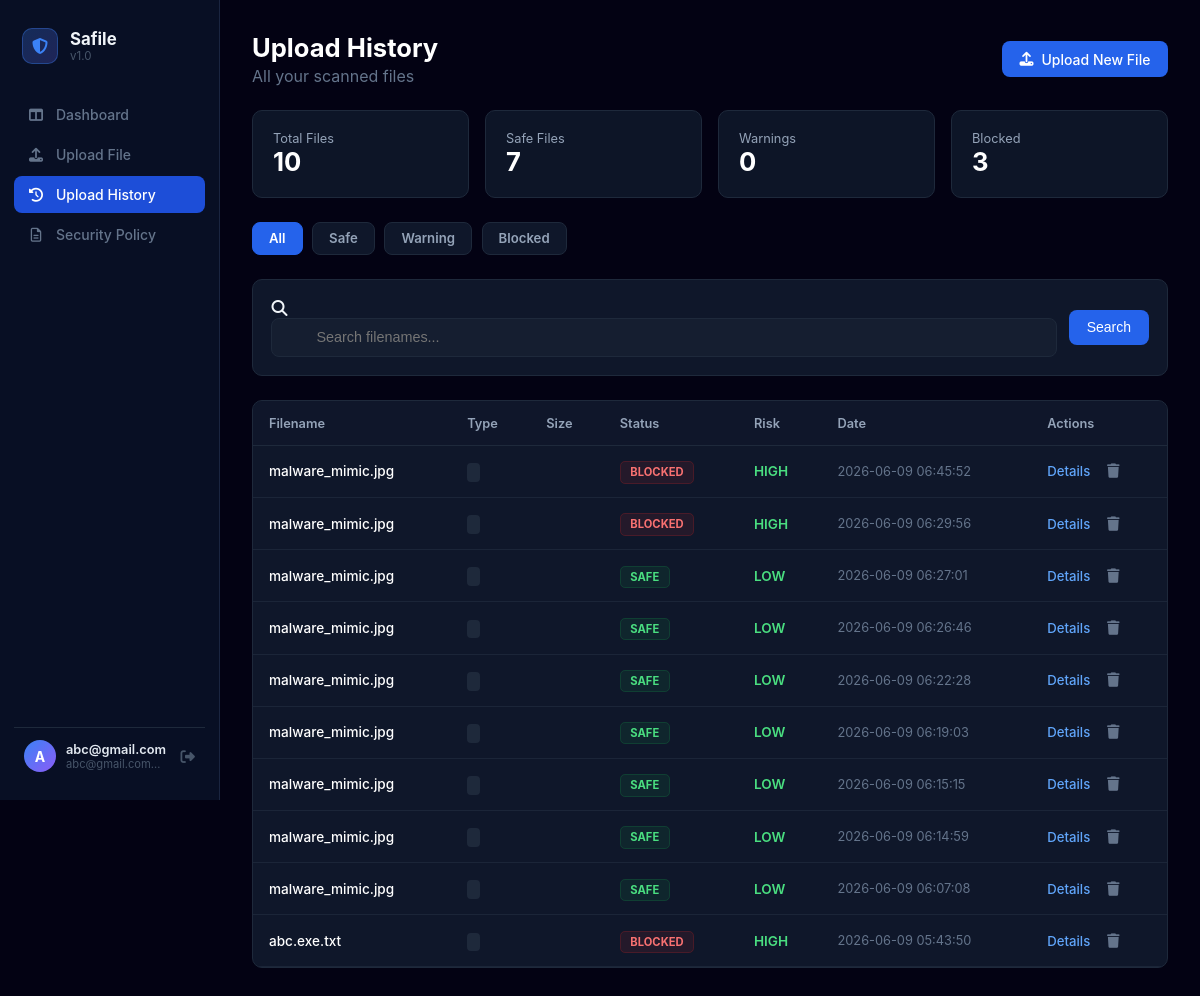
Page /history (signed in) on the earlier database version.
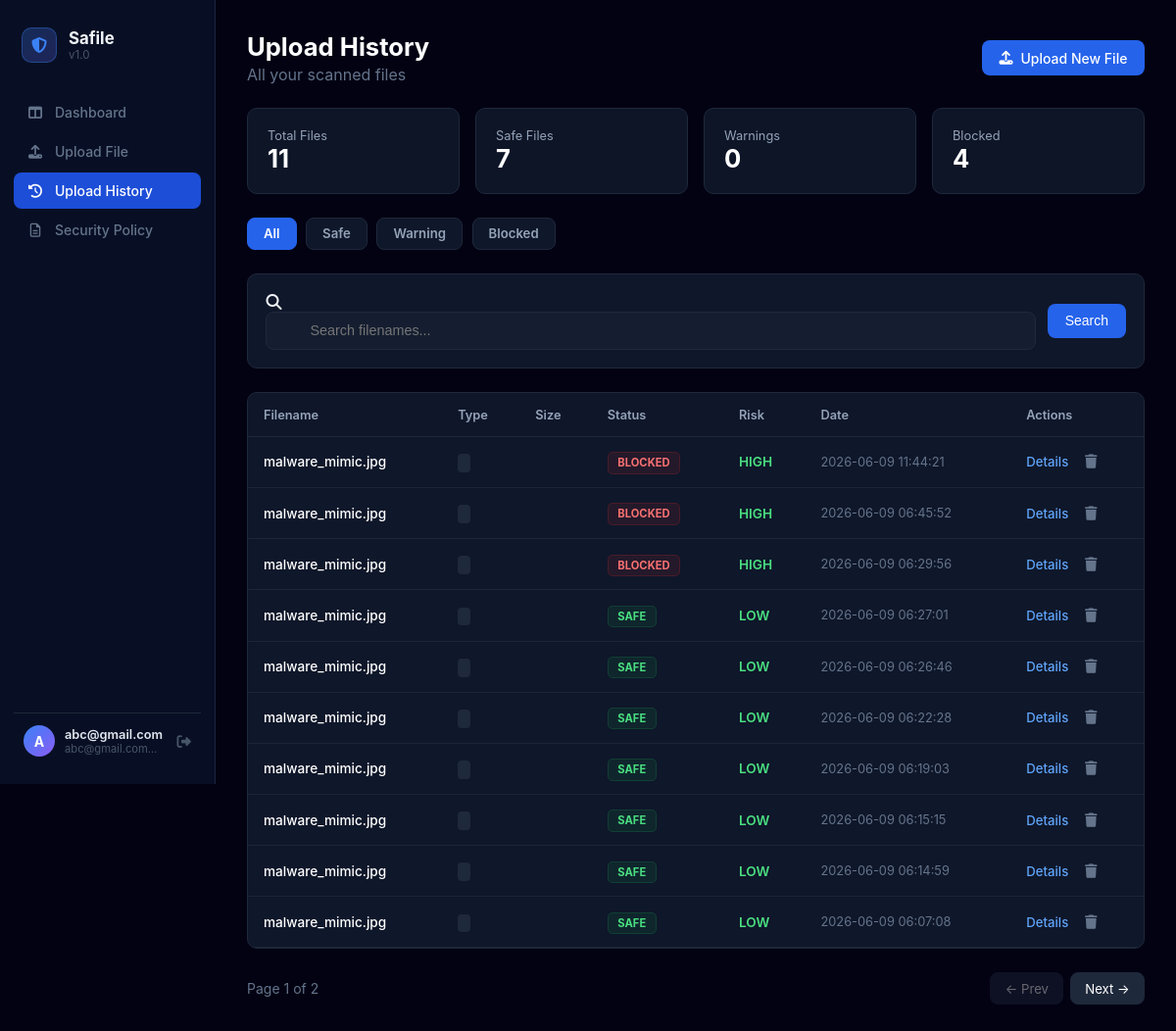
Same page on the later database version.
### tables this page shows
CREATE TABLE history (
            id INTEGER PRIMARY KEY AUTOINCREMENT,
            user_id INTEGER NOT NULL,
            filename TEXT NOT NULL,
            status TEXT NOT NULL,
            risk TEXT NOT NULL,
            reason TEXT NOT NULL,
            timestamp DATETIME DEFAULT CURRENT_TIMESTAMP,
            FOREIGN KEY(user_id) REFERENCES users(id)
        );

### app.py (the view)
@app.route('/history')
def history():
    if 'username' not in session:
        return redirect(url_for('login'))
    user_id = session.get('user_id')
    status_filter = request.args.get('status', 'ALL')
    search = request.args.get('search', '')
    page = int(request.args.get('page', 1))
    per_page = 10 # 페이지당 보여줄 개수
    conn = sqlite3.connect('safile.db')
    cursor = conn.cursor()
    base_query = "SELECT * FROM history WHERE user_id = ?"
    params = [user_id]
    if status_filter != 'ALL':
        base_query += " AND status = ?"
        params.append(status_filter)
    if search:
        base_query += " AND filename LIKE ?"
        params.append(f"%{search}%")
    cursor.execute(base_query.replace("*", "COUNT(*)"), params)
    total_count = cursor.fetchone()[0]
    total_pages = (total_count + per_page - 1) // per_page
    cursor.execute("SELECT status, COUNT(*) FROM history WHERE user_id = ? GROUP BY status", (user_id,))
    stats_data = dict(cursor.fetchall())
    stats = {
        'total': total_count,
        'safe': stats_data.get('SAFE', 0),
        'warning': stats_data.get('WARNING', 0),
        'blocked': stats_data.get('BLOCKED', 0)
    }
    offset = (page - 1) * per_page
    query = base_query + " ORDER BY timestamp DESC LIMIT ? OFFSET ?"
    cursor.execute(query, params + [per_page, offset])
    uploads = cursor.fetchall()
    conn.close()
    upload_list = [{"id": u[0], "filename": u[2], "result": u[3], "risk": u[4], "created_at": u[6]} for u in uploads]
    return render_template('history.html',
                           uploads=upload_list,
                           stats=stats,
                           status_filter=status_filter,
                           search=search,
                           page=page,
                           total_pages=total_pages)

### app.py (called while the page is built)
@app.context_processor
def inject_user_stats():
    if 'user_id' in session:
        user_id = session.get('user_id')
        conn = sqlite3.connect('safile.db')
        cursor = conn.cursor()
        cursor.execute("SELECT COUNT(*) FROM history WHERE status = 'BLOCKED' AND user_id = ?", (user_id,))
        count = cursor.fetchone()[0]
        conn.close()
        return dict(blocked_count=count)
    return dict(blocked_count=0)

@app.context_processor
def inject_all_stats():
    if 'user_id' in session:
        user_id = session.get('user_id')
        conn = sqlite3.connect('safile.db')
        cursor = conn.cursor()
        cursor.execute("SELECT status, COUNT(*) FROM history WHERE user_id = ? GROUP BY status", (user_id,))
        rows = cursor.fetchall()
        stats = {status: count for status, count in rows}
        conn.close()
        return dict(
            blocked_count=stats.get('BLOCKED', 0),
            warning_count=stats.get('WARNING', 0),
            safe_count=stats.get('SAFE', 0)
        )
    return dict(blocked_count=0, warning_count=0, safe_count=0)

### templates/history.html (shortened to what the changed rows need)
{% extends 'base.html' %}
{% block content %}
<div class="history-top-flex">
    <div>
        <h1>Upload History</h1>
    </div>
</div>
<div class="policy-stats-grid">
    <div class="stat-card">
        <div class="stat-label">Total Files</div>
        <div class="stat-value text-blue">{{ stats.total }}</div>
    </div>
    <div class="stat-card">
        <div class="stat-label">Blocked</div>
        <div class="stat-value text-red">{{ stats.blocked }}</div>
    </div>
</div>
<div class="history-table-container">
    <table class="history-main-table">
        <thead>
            <tr>
                <th>Filename</th>
                <th>Type</th>
                <th>Size</th>
                <th>Status</th>
                <th>Risk</th>
                <th>Date</th>
                <th>Actions</th>
            </tr>
        </thead>
        <tbody>
            {% for u in uploads %}
            <tr>
                <td><div class="table-filename-text">{{ u.filename }}</div></td>
                <td><span class="table-type-badge">{{ u.file_type }}</span></td>
                <td style="color:#94a3b8;">{{ u.filesize }}</td>
                <td>
                    {% if u.result == 'SAFE' %}
                        <span class="status-badge-base status-badge-safe">SAFE</span>
                    {% elif u.result == 'WARNING' %}
                        <span class="status-badge-base status-badge-warning">WARNING</span>
                    {% else %}
                        <span class="status-badge-base status-badge-blocked">BLOCKED</span>
                    {% endif %}
                </td>
                <td>
                    {% if u.risk == 'CRITICAL' %}<span class="text-red status-bold">{{ u.risk }}</span>
                    {% elif u.risk == 'MEDIUM' %}<span class="text-yellow status-bold">{{ u.risk }}</span>
                    {% else %}<span class="text-green status-bold">{{ u.risk }}</span>{% endif %}
                </td>
                <td style="color:#64748b;font-size:0.8rem;">{{ u.created_at }}</td>
                <td>
                    <div class="table-action-flex">
                        <a href="{{ url_for('result', upload_id=u.id) }}" class="view-details-link">Details</a>
                        <form method="POST" action="{{ url_for('delete_upload', upload_id=u.id) }}" style="display:inline;" onsubmit="return confirm('Delete this record?')">
                            <button type="submit" class="table-delete-trash-btn"><i class="fa-solid fa-trash"></i></button>
                        </form>
                    </div>
                </td>
            </tr>
            {% else %}
            <tr><td colspan="7" class="table-empty-row">
                <i class="fa-solid fa-inbox" style="font-size:2rem;color:#334155;display:block;margin-bottom:.5rem;"></i>
                No records found
            </td></tr>
            {% endfor %}
        </tbody>
    </table>
</div>
{% if total_pages > 1 %}
<div class="pagination-footer-flex">
    <span style="color:#64748b;font-size:.875rem;">Page {{ page }} of {{ total_pages }}</span>
    <div class="pagination-buttons">
        <a href="?status={{ status_filter }}&search={{ search }}&page={{ page - 1 }}"
           class="btn-dark-nav {% if page <= 1 %}disabled{% endif %}"
           {% if page <= 1 %}onclick="return false"{% endif %}>← Prev</a>
        <a href="?status={{ status_filter }}&search={{ search }}&page={{ page + 1 }}"
           class="btn-dark-nav {% if page >= total_pages %}disabled{% endif %}"
           {% if page >= total_pages %}onclick="return false"{% endif %}>Next →</a>
    </div>
</div>
{% endif %}
{% endblock %}

Differences in the rows shown:
no longer on this page (row unchanged): history: filename "abc.exe.txt", status "BLOCKED", risk "HIGH", created_at "2026-06-09 05:43:50"
added history: filename "malware_mimic.jpg", status "BLOCKED", risk "HIGH", created_at "2026-06-09 11:44:21"
Other differences:
{{ stats.total }}: "10" → "11"
{{ stats.blocked }}: "3" → "4"
{{ page }}: (not shown) → "1"
{{ total_pages }}: (not shown) → "2"
text now shown: "Page of ← Prev Next →"
